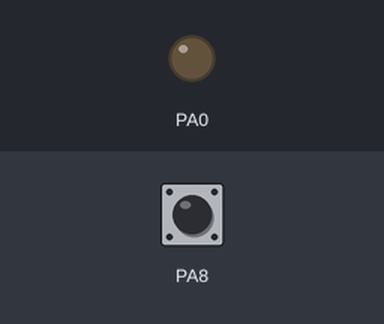
The sketch below on a simulated STM32 Blue Pill. Shown: output pins drawn as LEDs (lit = HIGH). Inputs (shaded band) come from the test bench; at power-on: PA8 HIGH.

Above: at 1.2 s.
1.3 s: PA8 pulled LOW for 0.15 s
At 1.37 s:
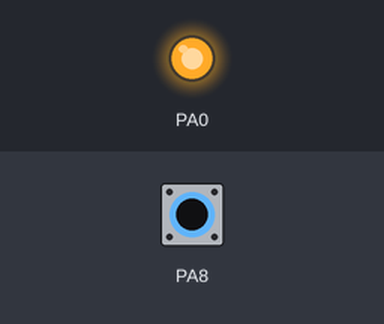
2.9 s: PA8 pulled LOW for 3.2 s
At 7.2 s:
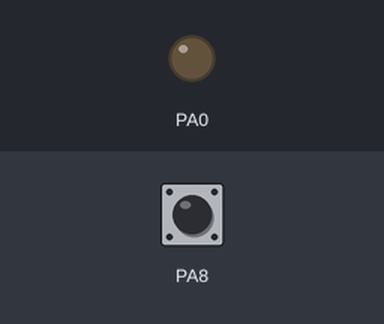
Timing chart, 0 to 8.7 s (numbered marks = the images above; inputs shaded):
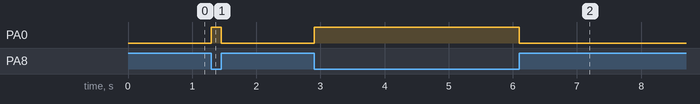

Measured:
- after the input at 1.3 s, PA0: LOW → HIGH at once, → LOW 0.15 s later
- after the input at 2.9 s, PA0: LOW → HIGH at once, → LOW 3.2 s later

The sketch:

led_y_boton.ino
```cpp
void setup() {
  pinMode(PA0,OUTPUT);
  pinMode(PA8,INPUT_PULLUP);
}
void loop() {
  digitalWrite(PA0,!digitalRead(PA8));
}
```
